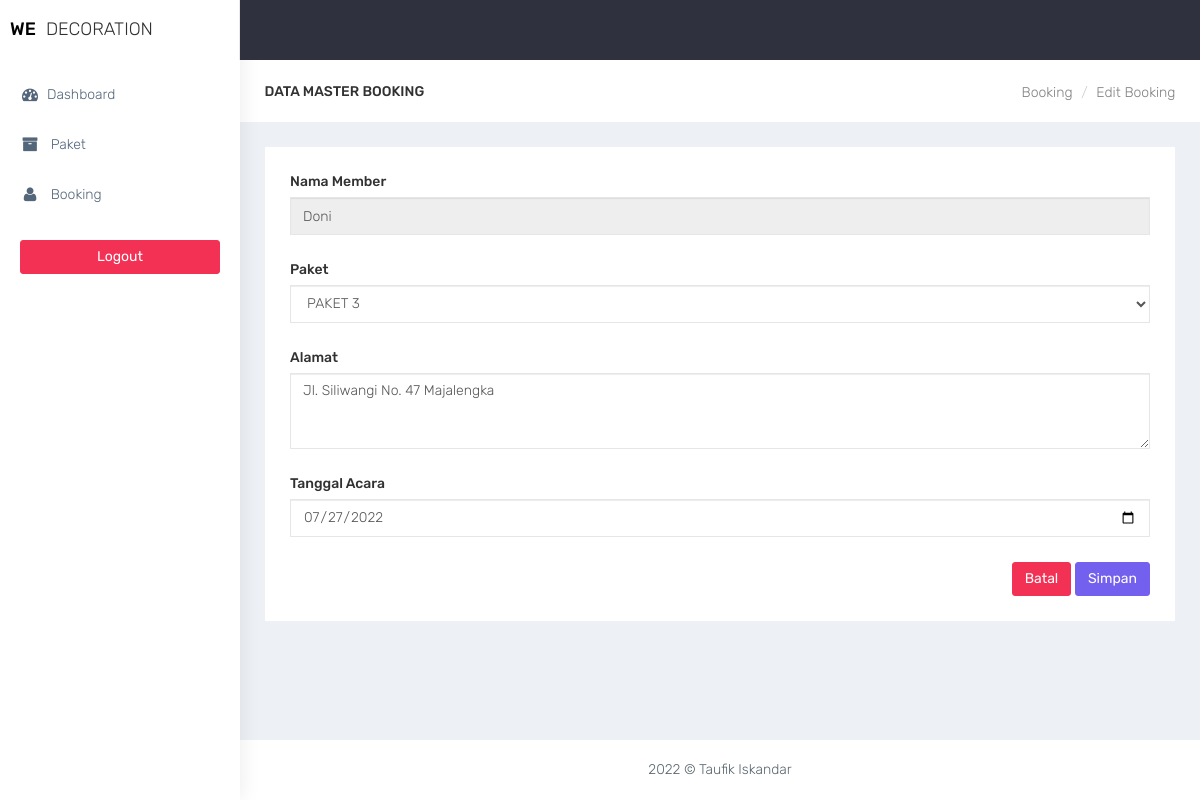
Page /member/edit_booking.php?id=1 on the committed database.
### tables this page shows
CREATE TABLE `users` (
  `id_user` int(11) NOT NULL,
  `nama_user` varchar(30) NOT NULL,
  `no_hp` char(13) NOT NULL,
  `nik` varchar(20) DEFAULT NULL,
  `username` varchar(30) NOT NULL,
  `password` varchar(50) NOT NULL,
  `role` enum('admin','member','','') NOT NULL
);

CREATE TABLE `booking` (
  `id_booking` int(11) NOT NULL,
  `id_user` int(11) NOT NULL,
  `id_paket` int(11) NOT NULL,
  `alamat` text NOT NULL,
  `tgl_acara` date NOT NULL
);

### member/functions.php (called while the page is built, shortened)
<?php
function getdata($conn,$query){
    $data = mysqli_query($conn,$query);
    if (mysqli_num_rows($data) > 0) {
        while($row = mysqli_fetch_assoc($data)){
            $hasil[] = $row;
        }
        return $hasil;
    }
}
function get_by_id($conn,$query){
    $db = mysqli_query($conn,$query);
    return mysqli_fetch_assoc($db);
}
?>

### member/edit_booking.php (the view, shortened to what this page needs)
<?php
require'functions.php';
require'../layout/layout_header.php';
$title = 'Booking ';
$id = $_GET['id'];
$que = "SELECT * FROM users";
$user = getdata($conn,$que);
$q = "SELECT * FROM paket";
$paket = getdata($conn,$q);
$queryedit = "SELECT * FROM booking WHERE id_booking = '$id'";
$edit = get_by_id($conn,$queryedit);
?>
<div class="container-fluid">
    <div class="row bg-title">
        <div class="col-lg-3 col-md-4 col-sm-4 col-xs-12">
            <h4 class="page-title">Data Master <?= $title ?></h4> </div>
            <div class="col-lg-9 col-sm-8 col-md-8 col-xs-12">
                <ol class="breadcrumb">
                    <li><a href="booking.php"><?= $title ?></a></li>
                    <li><a href="#">Edit <?= $title ?></a></li>
                </ol>
            </div>
        </div>
        <div class="row">
            <div class="col-md-12 col-lg-12 col-sm-12 col-xs-12">
                <div class="white-box">
                    <form method="post" action="">
                        <div class="form-group">
                            <label>Nama Member</label>
                            <?php foreach ($user as $data):
                                if ($data['id_user'] == $edit['id_user']): ?>
                                <input type="text" name="nama_user" class="form-control" required readonly
                                value='<?=$data['nama_user']; ?>'>
                            <?php endif; endforeach ?>
                        </div>
                        <div class="form-group">
                            <label>Paket</label>
                            <select name="id_paket" class="form-control">
                                <?php foreach ($paket as $pkt): ?>
                                <?php if ($pkt['id_paket'] == $edit['id_paket']): ?>
                                    <option value="<?= $pkt['id_paket'] ?>" selected><?= $pkt['nama_paket']; ?></option>
                                <?php endif ?>
                                <?php endforeach ?>
                            </select>
                        </div>
                        <div class="form-group">
                            <label>Alamat</label>
                            <textarea name="alamat" class="form-control" rows="3" required><?=$edit['alamat']?></textarea>
                        </div>
                        <div class="form-group">
                            <label>Tanggal Acara</label>
                            <input type="date" name="tgl_acara" class="form-control" required value="<?=$edit['tgl_acara']?>">
                        </div>
                        <div class="text-right">
                            <a href="javascript:void(0)" class="btn btn-danger " onclick="window.history.back();" >Batal</a>
                            <button type="submit" name="btn-simpan" class="btn btn-primary">Simpan</button>
                        </div>
                    </form>
                </div>
            </div>
        </div>
    </div>
    <?php
    require'../layout/layout_footer.php';
    ?>

### assets/css/colors/default.css (style rules this page uses)
body { background: #fff; }

### rows in the picture
users: nama_user "Doni"
booking: alamat "Jl. Siliwangi No. 47 Majalengka", tgl_acara "07/27/2022"

### other values in the picture
$title "BOOKING"
$title "Booking"
form field id_paket "PAKET 3"
